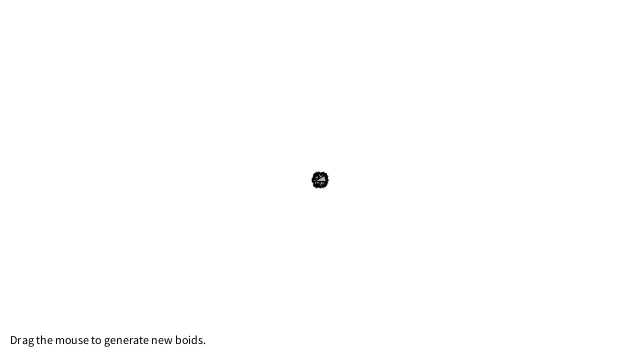
Frame 1 (no input)
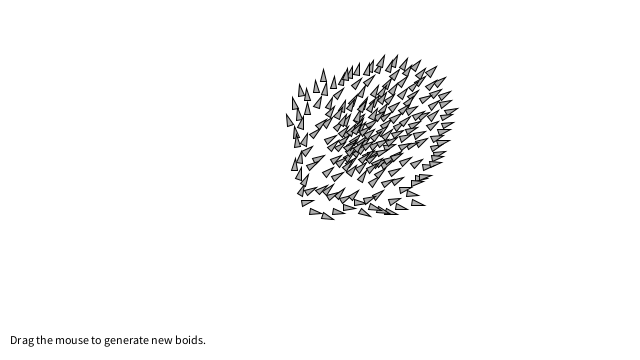
Frame 60 (the mouse pressed at the canvas centre just before this capture)
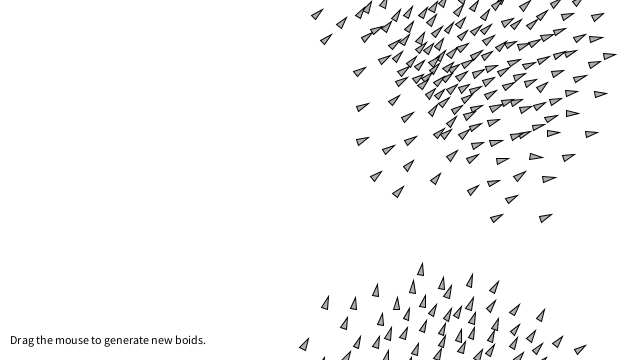
Frame 120 (the mouse held since frame 60 and released just before this capture)

The Processing sketch that drew these frames (run headless with seeded random() and noise(); from frame 60 on, the mouse is pressed at the canvas centre):

// Processing sketch: NOC_6_09_Flocking
// ── NOC_6_09_Flocking.pde

// Demonstration of Craig Reynolds' "Flocking" behavior
// See: http://www.red3d.com/cwr/
// Rules: Cohesion, Separation, Alignment

// Click mouse to add boids into the system

Flock flock;

void setup() {
  size(640,360);
  flock = new Flock();
  // Add an initial set of boids into the system
  for (int i = 0; i < 200; i++) {
    Boid b = new Boid(width/2,height/2);
    flock.addBoid(b);
  }
}

void draw() {
  background(255);
  flock.run();
  
  // Instructions
  fill(0);
  text("Drag the mouse to generate new boids.",10,height-16);
}

// Add a new boid into the System
void mouseDragged() {
  flock.addBoid(new Boid(mouseX,mouseY));
}
// ── Boid.pde
// The Nature of Code
// Daniel Shiffman
// http://natureofcode.com

// Boid class
// Methods for Separation, Cohesion, Alignment added

class Boid {

  PVector location;
  PVector velocity;
  PVector acceleration;
  float r;
  float maxforce;    // Maximum steering force
  float maxspeed;    // Maximum speed

  Boid(float x, float y) {
    acceleration = new PVector(0,0);
    velocity = new PVector(random(-1,1),random(-1,1));
    location = new PVector(x,y);
    r = 3.0;
    maxspeed = 3;
    maxforce = 0.05;
  }

  void run(ArrayList<Boid> boids) {
    flock(boids);
    update();
    borders();
    render();
  }

  void applyForce(PVector force) {
    // We could add mass here if we want A = F / M
    acceleration.add(force);
  }

  // We accumulate a new acceleration each time based on three rules
  void flock(ArrayList<Boid> boids) {
    PVector sep = separate(boids);   // Separation
    PVector ali = align(boids);      // Alignment
    PVector coh = cohesion(boids);   // Cohesion
    // Arbitrarily weight these forces
    sep.mult(1.5);
    ali.mult(1.0);
    coh.mult(1.0);
    // Add the force vectors to acceleration
    applyForce(sep);
    applyForce(ali);
    applyForce(coh);
  }

  // Method to update location
  void update() {
    // Update velocity
    velocity.add(acceleration);
    // Limit speed
    velocity.limit(maxspeed);
    location.add(velocity);
    // Reset accelertion to 0 each cycle
    acceleration.mult(0);
  }

  // A method that calculates and applies a steering force towards a target
  // STEER = DESIRED MINUS VELOCITY
  PVector seek(PVector target) {
    PVector desired = PVector.sub(target,location);  // A vector pointing from the location to the target
    // Normalize desired and scale to maximum speed
    desired.normalize();
    desired.mult(maxspeed);
    // Steering = Desired minus Velocity
    PVector steer = PVector.sub(desired,velocity);
    steer.limit(maxforce);  // Limit to maximum steering force
    return steer;
  }
  
  void render() {
    // Draw a triangle rotated in the direction of velocity
    float theta = velocity.heading2D() + radians(90);
    fill(175);
    stroke(0);
    pushMatrix();
    translate(location.x,location.y);
    rotate(theta);
    beginShape(TRIANGLES);
    vertex(0, -r*2);
    vertex(-r, r*2);
    vertex(r, r*2);
    endShape();
    popMatrix();
  }

  // Wraparound
  void borders() {
    if (location.x < -r) location.x = width+r;
    if (location.y < -r) location.y = height+r;
    if (location.x > width+r) location.x = -r;
    if (location.y > height+r) location.y = -r;
  }

  // Separation
  // Method checks for nearby boids and steers away
  PVector separate (ArrayList<Boid> boids) {
    float desiredseparation = 25.0f;
    PVector steer = new PVector(0,0,0);
    int count = 0;
    // For every boid in the system, check if it's too close
    for (Boid other : boids) {
      float d = PVector.dist(location,other.location);
      // If the distance is greater than 0 and less than an arbitrary amount (0 when you are yourself)
      if ((d > 0) && (d < desiredseparation)) {
        // Calculate vector pointing away from neighbor
        PVector diff = PVector.sub(location,other.location);
        diff.normalize();
        diff.div(d);        // Weight by distance
        steer.add(diff);
        count++;            // Keep track of how many
      }
    }
    // Average -- divide by how many
    if (count > 0) {
      steer.div((float)count);
    }

    // As long as the vector is greater than 0
    if (steer.mag() > 0) {
      // Implement Reynolds: Steering = Desired - Velocity
      steer.normalize();
      steer.mult(maxspeed);
      steer.sub(velocity);
      steer.limit(maxforce);
    }
    return steer;
  }

  // Alignment
  // For every nearby boid in the system, calculate the average velocity
  PVector align (ArrayList<Boid> boids) {
    float neighbordist = 50;
    PVector sum = new PVector(0,0);
    int count = 0;
    for (Boid other : boids) {
      float d = PVector.dist(location,other.location);
      if ((d > 0) && (d < neighbordist)) {
        sum.add(other.velocity);
        count++;
      }
    }
    if (count > 0) {
      sum.div((float)count);
      sum.normalize();
      sum.mult(maxspeed);
      PVector steer = PVector.sub(sum,velocity);
      steer.limit(maxforce);
      return steer;
    } else {
      return new PVector(0,0);
    }
  }

  // Cohesion
  // For the average location (i.e. center) of all nearby boids, calculate steering vector towards that location
  PVector cohesion (ArrayList<Boid> boids) {
    float neighbordist = 50;
    PVector sum = new PVector(0,0);   // Start with empty vector to accumulate all locations
    int count = 0;
    for (Boid other : boids) {
      float d = PVector.dist(location,other.location);
      if ((d > 0) && (d < neighbordist)) {
        sum.add(other.location); // Add location
        count++;
      }
    }
    if (count > 0) {
      sum.div(count);
      return seek(sum);  // Steer towards the location
    } else {
      return new PVector(0,0);
    }
  }
}


// ── Flock.pde
// The Nature of Code
// Daniel Shiffman
// http://natureofcode.com

// Flock class
// Does very little, simply manages the ArrayList of all the boids

class Flock {
  ArrayList<Boid> boids; // An ArrayList for all the boids

  Flock() {
    boids = new ArrayList<Boid>(); // Initialize the ArrayList
  }

  void run() {
    for (Boid b : boids) {
      b.run(boids);  // Passing the entire list of boids to each boid individually
    }
  }

  void addBoid(Boid b) {
    boids.add(b);
  }

}
